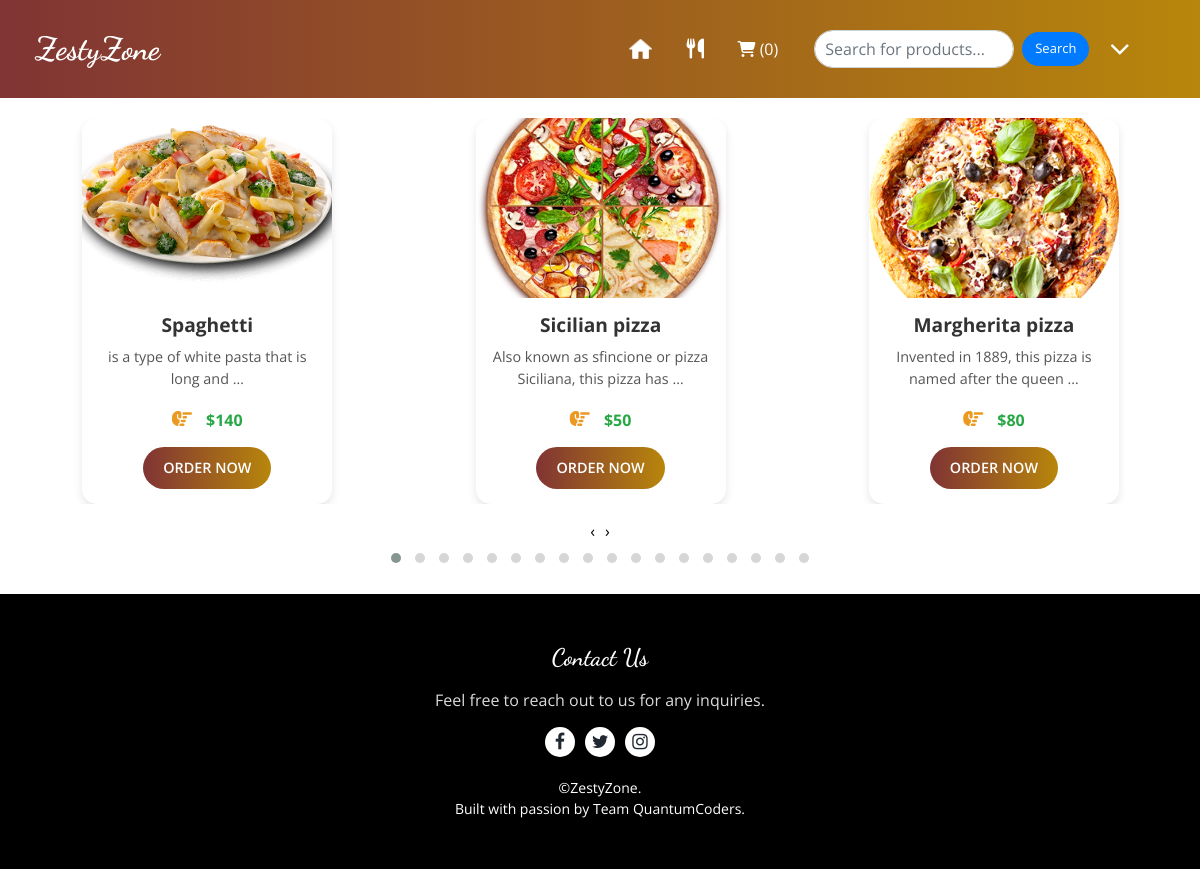
The page / on the database its author committed.
### Products/models.py (models this page shows, shortened)
class Product(models.Model):
    product_name = models.CharField(max_length=100)
    category = models.CharField(max_length=100, default="")
    subcategory = models.CharField(max_length=50, default="")
    price = models.IntegerField(default=0)
    desc = models.CharField(max_length=300)
    image = models.ImageField(upload_to='images')

### Products/views.py (the view)
# urls.py: path('', views.Home, name='home'),
def Home(request):
    products = Product.objects.all()  # Fetch all products
    return render(request, 'base.html', {'products': products})

### templates/base.html (shortened to what this page needs)
<!DOCTYPE html>
{% load static %}
<html>
<head>
<link rel="stylesheet" href="https://cdnjs.cloudflare.com/ajax/libs/OwlCarousel2/2.3.4/assets/owl.carousel.min.css">
<link rel="stylesheet" href="https://cdnjs.cloudflare.com/ajax/libs/OwlCarousel2/2.3.4/assets/owl.theme.default.min.css">
<link href="https://maxcdn.bootstrapcdn.com/font-awesome/4.7.0/css/font-awesome.min.css" rel="stylesheet">
<link rel="stylesheet" href="https://cdnjs.cloudflare.com/ajax/libs/font-awesome/5.15.4/css/all.min.css">
<link rel="stylesheet" href="https://cdnjs.cloudflare.com/ajax/libs/font-awesome/6.2.1/css/all.min.css" />
<link href="https://cdn.jsdelivr.net/npm/bootstrap@5.3.0/dist/css/bootstrap.min.css" rel="stylesheet">
<link rel="stylesheet" href="https://cdnjs.cloudflare.com/ajax/libs/jquery-nice-select/1.1.0/css/nice-select.min.css">
 <link href="{% static '/assets/vendor/bootstrap/css/bootstrap.min.css' %}" rel="stylesheet">
 <link href="{% static '/assets/vendor/bootstrap-icons/bootstrap-icons.css' %}" rel="stylesheet">
 <link href="{% static '/assets/vendor/boxicons/css/boxicons.min.css' %}" rel="stylesheet">
 <link href="{% static '/assets/vendor/glightbox/css/glightbox.min.css' %}" rel="stylesheet">
 <link href="{% static '/assets/vendor/remixicon/remixicon.css' %}" rel="stylesheet">
 <link href="{% static '/assets/vendor/swiper/swiper-bundle.min.css' %}" rel="stylesheet">
<link href="{% static 'css/bootstrap.css' %}" rel="stylesheet" />
<link href="{% static 'css/font-awesome.min.css' %}" rel="stylesheet" />
<link href="{% static 'css/style.css' %}" rel="stylesheet" />
<link href="{% static 'css/style.css' %}" rel="stylesheet" />
<link href="{% static 'css/main.css' %}" rel="stylesheet" />
<link href="{% static 'css/responsive.css' %}" rel="stylesheet" />
</head>
<body class="light-theme">
        <header class="header_section" style="background: linear-gradient(to right, #803434, #B8860B); /* Red to Gold */
        color: white; /* Ensure text stands out */
        padding: 20px;">
          <div class="container">
            <nav class="navbar navbar-expand-lg custom_nav-container ">
              <a class="navbar-brand" href="/">
                <span>
                  ZestyZone
                </span>
              </a>
              <div class="collapse navbar-collapse" id="navbarSupportedContent">
                <div class="user_option">
                  <a href="/">
                    <img src="{% static 'images\icons8-home-24.png' %}" style=" height: 25px; width: 25px; margin-right: 8px;"  alt="">
                </a>
                <a href="/menu" style=" height: 30px; width:30px;"><i class="fa-solid fa-utensils" style="color: white; margin-left: 5px; margin-top: 5px; font-size: 20px;"></i></a>
                <button style="margin-right: 20px;" type="button" class="nav-link scrollto  text-white" id="popcart" data-container="body" data-toggle="popover" data-placement="bottom" data-html="true" ><i class="fa-solid fa-cart-shopping"></i> (<span id="cart">0</span>)
                     </button>
                       <form method="GET" action="{% url 'menu' %}"  class="form-inline">
                        <input
                          name="q"
                          type="text"
                          class="form-control me-2"
                          placeholder="Search for products..."
                          value="{{ query|default:'' }}"
                          style="width: 200px; padding: 10px; border-radius: 20px;"
                        />
                        <button type="submit" class="btn btn-primary"style="font-size: small; border-radius: 20px; margin-right: 10px;">Search</button>
                      </form>
                   <div class="dropdown"  style="margin-right: 25px;">
                    <a href="javascript:void(0)" class="user_link" id="userDropdown" onclick="toggleDropdown()">
                      <i class="fa fa-angle-down" style=" font-size: xx-large;" style="height: 25px; width: 25px;"  aria-hidden="true"></i>
                    </a>
                </div>
                </div>
              </div>
            </nav>
          </div>
        </header>
    {% block content %}
    <div class="product-slider-section">
      <div class="product-slider owl-carousel owl-theme">
        {% for product in products %}
        <div class="product-card">
          <div class="product-image">
            <img src="{{ product.image.url }}" alt="{{ product.product_name }}">
          </div>
          <div class="product-info">
            <h5 class="product-name">{{ product.product_name }}</h5>
            <p class="product-description">{{ product.desc|truncatewords:10 }}</p>
            <div class="product-price">
              <i class="fas fa-hand-point-right" style="font-size: 20px; color: rgb(235, 153, 32); margin-right: 10px; margin-top: 5px;"></i> ${{ product.price }}
            </div>
            <a href="/menu/" class="btn-order-now">Order Now</a>
          </div>
        </div>
        {% endfor %}
      </div>
    </div>
    {% endblock content %}
  {% block footer %}
  <footer class="footer_section" style="background-color:black ;">
    <h4>Contact Us</h4>
    <p>Feel free to reach out to us for any inquiries.</p>
    <div class="footer_social">
      <a href="#" title="Facebook"><i class="fa fa-facebook"></i></a>
      <a href="#" title="Twitter"><i class="fa fa-twitter"></i></a>
      <a href="#" title="Instagram"><i class="fa fa-instagram"></i></a>
    </div>
    <div class="footer-info">
      <p>&copy;<a href="#">ZestyZone</a>. </p>
      <p>Built with passion by Team QuantumCoders.</p>
    </div>
  </footer>
  {% endblock footer %}
</body>
</html>

### static/css/style.css (style rules this page uses)
body { font-family: "Open Sans", sans-serif; color: #0c0c0c; background-color: #ffffff; overflow-x: hidden; }
a, a:hover, a:focus { text-decoration: none; }
.btn, .btn:focus { outline: none !important; -webkit-box-shadow: none; box-shadow: none; }
.header_section { padding: 15px 0; }
.navbar-brand { font-family: 'Dancing Script', cursive; }
.navbar-brand span { font-weight: bold; font-size: 32px; color: #ffffff; }
.custom_nav-container { padding: 0; }
.user_option { display: -webkit-box; display: -ms-flexbox; display: flex; -webkit-box-align: center; -ms-flex-align: center; align-items: center; }
.user_option a { margin: 0 10px; }
.user_option .user_link { color: #ffffff; }
.footer_section { background-color: #222831; color: #ffffff; padding: 50px 0; text-align: center; }
.footer_section h4 { font-size: 24px; font-weight: 600; font-family: 'Dancing Script', cursive; margin-bottom: 15px; }
.footer_section p { color: #dbdbdb; margin: 5px 0; }
.footer_section .footer_social { display: flex; justify-content: center; margin-top: 15px; }
.footer_section .footer_social a { display: flex; justify-content: center; align-items: center; color: #222831; width: 30px; height: 30px; border-radius: 50%; background-color: #ffffff; margin: 0 5px; font-size: 18px; transition: color 0.3s ease, background-color 0.3s ease; }
.footer_section .footer-info { margin-top: 20px; }
.footer_section .footer-info p { color: #ffffff; margin: 0; font-size: 14px; }
.footer_section .footer-info p a { color: inherit; text-decoration: none; }

### static/css/main.css (style rules this page uses)
.dropdown { position: relative; }
.form-inline { display: flex; align-items: center; }
.product-card { width: 250px; margin: 0 auto; border-radius: 15px; overflow: hidden; box-shadow: 0 4px 8px rgba(0, 0, 0, 0.1); background: #fff; transition: transform 0.3s, box-shadow 0.3s; display: flex; flex-direction: column; justify-content: space-between; }
.product-card .product-image { height: 180px; display: flex; align-items: center; justify-content: center; overflow: hidden; }
.product-card .product-image img { width: 100%; height: 100%; object-fit: cover; }
.product-info { padding: 15px; text-align: center; }
.product-name { font-size: 1.2rem; font-weight: bold; color: #333; margin-bottom: 10px; }
.product-description { font-size: 0.9rem; color: #555; margin-bottom: 15px; display: -webkit-box; -webkit-line-clamp: 2; -webkit-box-orient: vertical; overflow: hidden; }
.product-price { font-size: 1rem; color: #28a745; font-weight: bold; margin-bottom: 15px; }
.btn-order-now { display: inline-block; font-size: 0.9rem; font-weight: 600; color: white; text-transform: uppercase; text-decoration: none; padding: 10px 20px; border-radius: 30px; background: linear-gradient(to right, #803434, #B8860B); transition: all 0.3s; margin-top: auto; }
.product-slider { display: flex; justify-content: center; align-items: center; width: 100%; }
.product-slider-section { display: flex; justify-content: center; align-items: center; padding: 20px; }

### static/css/responsive.css (style rules this page uses)
@media (min-width: 1200px) { .container { max-width: 1170px; } }

### templates/base.html (style rules this page uses)
body.light-theme { background-color: white; color: black; }
button { padding: 10px 20px; font-size: 16px; cursor: pointer; margin: 20px; }

### rows shown on the page
Product: image (picture), product_name "Sicilian pizza", desc "Also known as sfincione or pizza Siciliana, this pizza has …", price "50"
Product: image (picture), product_name "Margherita pizza", desc "Invented in 1889, this pizza is named after the queen …", price "80"
Product: image (picture), product_name "Spaghetti", desc "is a type of white pasta that is long and …", price "140"
